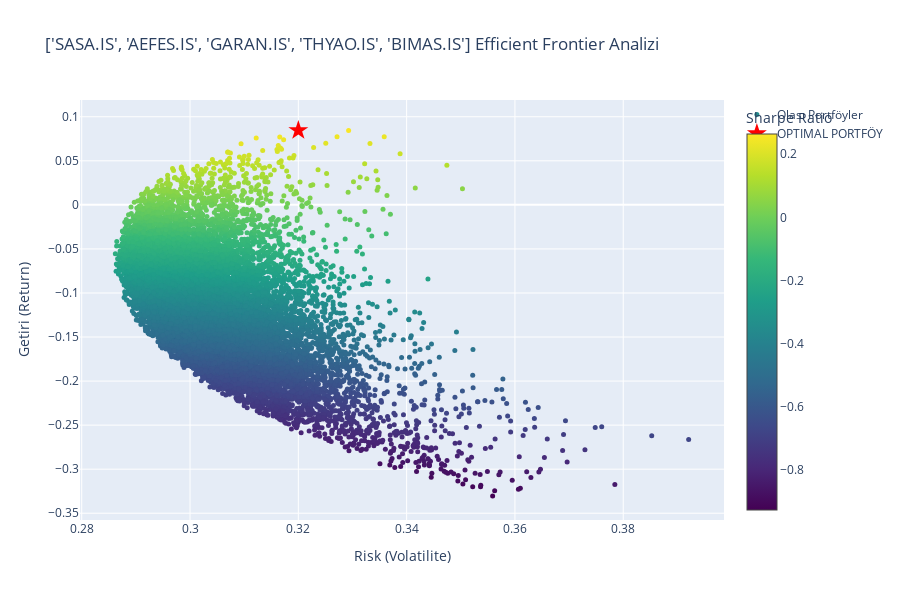

The notebook cell saved with this chart:
### Markdown cell above
## Best Portfolio with Monte Carlo Simulation

### Code cell
import plotly.graph_objects as go

symbols = ["SASA.IS", "AEFES.IS", "GARAN.IS", "THYAO.IS", "BIMAS.IS", "TERA.IS"]

df_portfolio = get_portfolio_history(symbols, period='1y')

# ---  Simülasyon Ayarları ---
num_portfolios = 15000 # 15000 senaryo deneyelim
all_weights = np.zeros((num_portfolios, len(symbols)))
ret_arr = np.zeros(num_portfolios)
vol_arr = np.zeros(num_portfolios)
sharpe_arr = np.zeros(num_portfolios)

print(f"{num_portfolios} senaryo hesaplanıyor...")

# --- 3. Hızlı Döngü ---
for i in range(num_portfolios):
    # Rastgele ağırlıklar
    weights = np.random.random(len(symbols))
    weights = weights / np.sum(weights)
    all_weights[i, :] = weights
    
    # Performans Hesapla
    ret, vol = portfolio_performance_with_data(df_portfolio, list(weights), period='1y')
    
    ret_arr[i] = ret
    vol_arr[i] = vol
    sharpe_arr[i] = ret / vol

# --- 4. En İyisini Bul ---
max_sharpe_idx = sharpe_arr.argmax()
best_ret = ret_arr[max_sharpe_idx]
best_vol = vol_arr[max_sharpe_idx]
best_w = all_weights[max_sharpe_idx, :]

print("-" * 30)
print(f"EN İYİ PORTFÖY (Max Sharpe: {sharpe_arr[max_sharpe_idx]:.2f})")
print(f"Getiri: %{best_ret:.2%}")
print(f"Risk:   %{best_vol:.2%}")
print("DAĞILIM:")
for i, s in enumerate(symbols):
    print(f"{s}: %{best_w[i]:.2%}")
print("-" * 30)

# --- 5. Görselleştirme ---
fig = go.Figure()

# Tüm Senaryolar
fig.add_trace(go.Scatter(
    x=vol_arr, y=ret_arr,
    mode='markers',
    marker=dict(
        size=5,
        color=sharpe_arr,
        colorscale='Viridis',
        showscale=True,
        colorbar=dict(title="Sharpe Ratio")
    ),
    text=[f"Sharpe: {s:.2f}" for s in sharpe_arr],
    name='Olası Portföyler'
))

# En İyi Nokta
fig.add_trace(go.Scatter(
    x=[best_vol], y=[best_ret],
    mode='markers',
    marker=dict(color='red', size=15, symbol='star'),
    name='OPTIMAL PORTFÖY'
))

fig.update_layout(
    title=f'{symbols} Efficient Frontier Analizi',
    xaxis_title='Risk (Volatilite)',
    yaxis_title='Getiri (Return)',
    height=600
)

fig.show()

### Figure 1 — Plotly figure (JSON) as saved in the notebook; plotly's stock layout.template omitted (floating-point values rounded to 4 significant figures; data arrays with more than 128 entries replaced by an {"elided": "..."} marker saying what was removed)
{"data": [{"marker": {"color": {"elided": "15000 float values"}, "colorbar": {"title": {"text": "Sharpe Ratio"}}, "colorscale": [[0, "#440154"], [0.1111, "#482878"], [0.2222, "#3e4989"], [0.3333, "#31688e"], [0.4444, "#26828e"], [0.5556, "#1f9e89"], [0.6667, "#35b779"], [0.7778, "#6ece58"], [0.8889, "#b5de2b"], [1, "#fde725"]], "showscale": true, "size": 5}, "mode": "markers", "name": "Olası Portföyler", "text": {"elided": "15000 str values"}, "type": "scatter", "x": {"elided": "15000 float values"}, "y": {"elided": "15000 float values"}}, {"marker": {"color": "red", "size": 15, "symbol": "star"}, "mode": "markers", "name": "OPTIMAL PORTFÖY", "type": "scatter", "x": [0.32], "y": [0.08456]}], "layout": {"height": 600, "title": {"text": "['SASA.IS', 'AEFES.IS', 'GARAN.IS', 'THYAO.IS', 'BIMAS.IS'] Efficient Frontier Analizi"}, "xaxis": {"title": {"text": "Risk (Volatilite)"}}, "yaxis": {"title": {"text": "Getiri (Return)"}}}}
